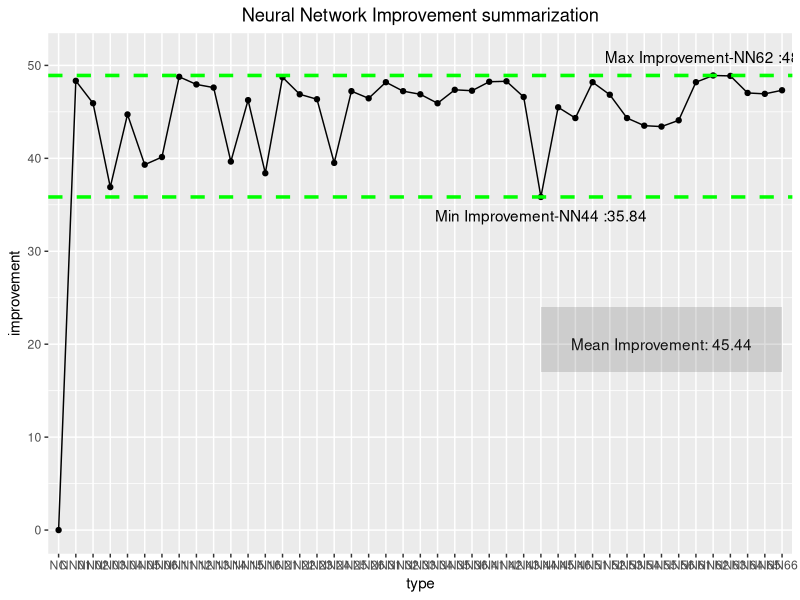
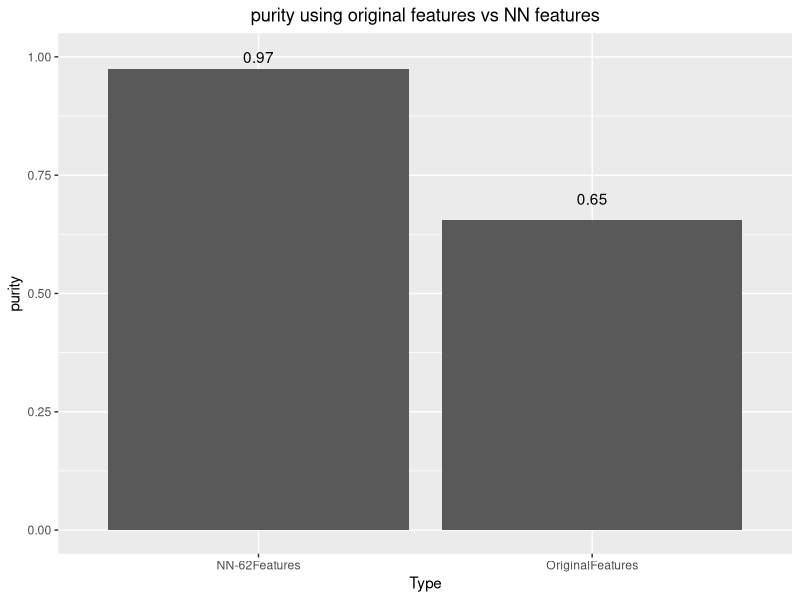

Reproduce these figures in R, in order.
setwd("D:/Spring 2018/STA/Project/newcode")
data = read.csv("results/tanh_voice_results.csv")

getname = function(x){
  split = unlist(strsplit(as.character(x), "_"))
  string = paste(trimws(split[1], "both"),
                 trimws(split[2], "both"), trimws(split[3], "both"), sep = "")
  return(string)
}
data$type = sapply(data$type, function(x) ifelse(x == "NormalClustering", "NC", getname(x)))



library(ggplot2)
ggplot(data, aes(x=type, y=improvement, group=1)) +
  geom_line()+
  geom_point() + 
geom_hline(yintercept = max(data$improvement), color = "green", linetype = "dashed", size = 1.2) +
  annotate("text", label = paste("Max Improvement-", data$type[grep(max(data$improvement), data$improvement)], " :", 
                                 round(max(data$improvement),2), sep = ""), 
           x = data$type[grep(max(data$improvement), data$improvement)], 
           y = max(data$improvement)+2, color = "black")+
  geom_hline(yintercept = min(data$improvement[2:nrow(data)]), color = "green", linetype = "dashed", size = 1.2) +
  annotate("text", label =  paste("Min Improvement-", data$type[grep(min(data$improvement[2:nrow(data)]), data$improvement)], " :", 
                                  round(min(data$improvement[2:nrow(data)]),2), sep = ""),
           x = data$type[grep(min(data$improvement[2:nrow(data)]), data$improvement)], 
           y = min(data$improvement[2:nrow(data)])-2, color = "black") + 
  ggtitle("Neural Network Improvement summarization") + theme(plot.title = element_text(hjust = 0.5))+
  annotate("text", label = paste("Mean Improvement: ", round(mean(data$improvement[2:nrow(data)]), 2), sep = ""),
           x = "NN55", y = 20) +
  annotate("rect", xmin = "NN44", xmax = "NN66", ymin = 17, ymax = 24,
             alpha = .2)


purity = c(min(data$purity), max(data$purity))
Type = c("OriginalFeatures", "NN-62Features")
plot_data = data.frame(Type, purity)
ggplot(plot_data, aes(x = Type, y = purity, group = 1)) + 
  geom_histogram(stat = "identity")+
  ggtitle("purity using original features vs NN features")+ theme(plot.title = element_text(hjust = 0.5)) +
  annotate("text", label =  paste("0.65"),
           x = "OriginalFeatures", 
           y = 0.7, color = "black")+
  annotate("text", label =  paste("0.97"),
           x = "NN-62Features", 
           y = 1, color = "black")

